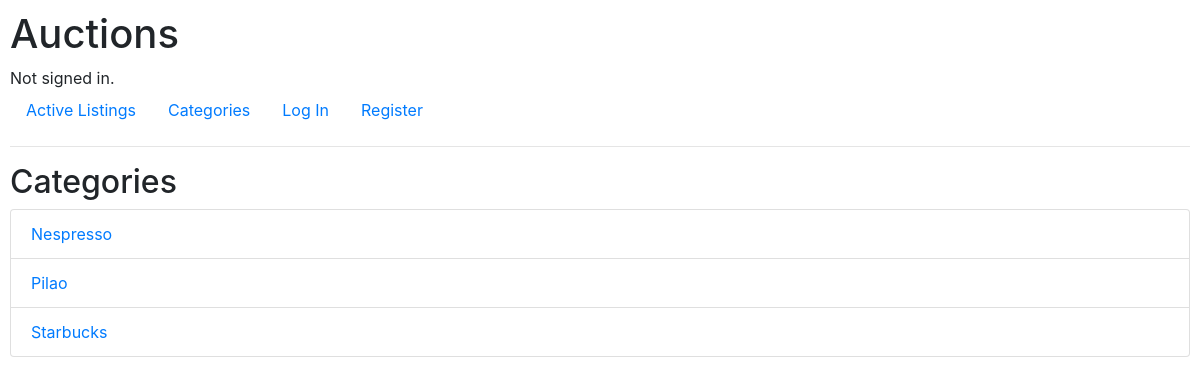
The page /categories on the database its author committed.
### auctions/models.py (models this page shows, shortened)
class Category(models.Model):
    name = models.CharField(max_length=30)

### auctions/views.py (the view)
# urls.py: path("categories", views.categories, name="categories"),
def categories(request):
    categories_list = Category.objects.all().order_by('name')
    return render(request, "auctions/categories.html", {
        "categories_list": categories_list
    })

### auctions/templates/auctions/categories.html
{% extends "auctions/layout.html" %}
{% block body %}
<h2>Categories</h2>
    <ul class="list-group">
        {% for category in categories_list %}
            <li class="list-group-item">
                <a href="{% url 'listing_by_category' category.id %}">{{ category.name }}</a>
            </li>
        {% endfor %}
    </ul>
{% endblock %}

### auctions/static/auctions/styles.css (style rules this page uses)
body { padding: 10px; }

### rows shown on the page
Category: name "Nespresso"
Category: name "Pilao"
Category: name "Starbucks"
